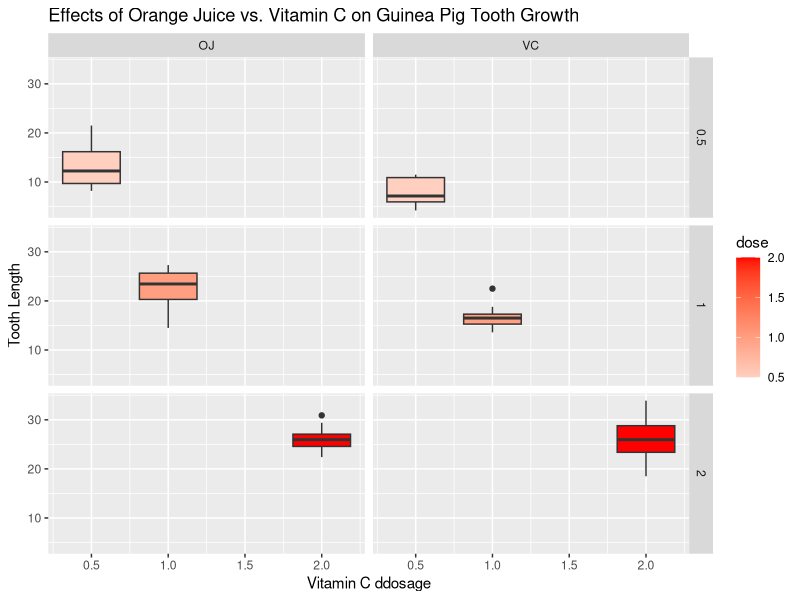

Here is the R script that generated this plot:
## ---- chunk 1
knitr::opts_chunk$set(echo = TRUE)
## ---- chunk 2
library(ggplot2)
ggplot(ToothGrowth, aes(x=dose, y=len, group=dose)) + geom_boxplot(aes(fill=dose))+facet_grid(dose~supp)+scale_fill_gradient2(high = "red")+labs(title = "Effects of Orange Juice vs. Vitamin C on Guinea Pig Tooth Growth", x = "Vitamin C ddosage",y = "Tooth Length")

#ggplot(mtcars, aes(x=mtcars$mpg, y=mtcars$mpg, color=mtcars$gear)) + geom_boxplot()+ labs(title ="Flower Species' affect on Petal Length and Width", x = "Petal Length", y = "Petal Width", color = "Flower Species")
